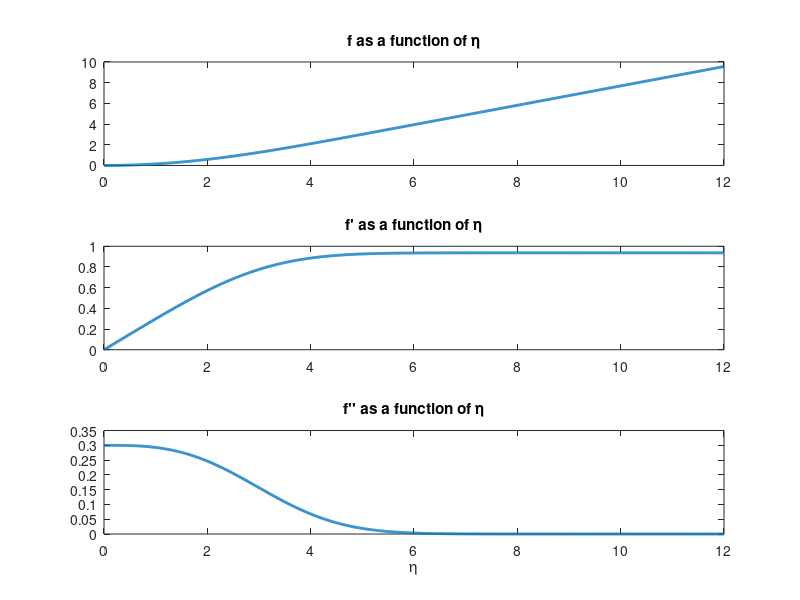

This chart was generated by the following MATLAB code:
% let , f'=g;
% f''=h;
% f'''=-0.5*f*h;


eta_max=12; %recommended in notes
N=1000; %let it be 1000
delta_eta=eta_max/(N-1); %from notes
l = 10; %length of the plate
mu=8.90*10^-4 ; %coefficient of viscosity
u_inf=20; %free stream velocity guess value

eta_values=0:delta_eta:eta_max; %for plotting
f = zeros(size(eta_values));
g = zeros(size(eta_values));
h = zeros(size(eta_values));

%boundary conditions
f(1)=0;
g(1)=0;
h(1)=0.3; %some random guess1 value 

%itration1
for i=1:N-1
    eta = eta_values(i);

    k1_f = g(i);
    k1_g = h(i);
    k1_h = -0.5 * f(i) * h(i);
    
    k2_f = g(i) + 0.5 * delta_eta * k1_h;
    k2_g = h(i) + 0.5 * delta_eta * k1_h;
    k2_h = -0.5 * (f(i) + 0.5 * delta_eta * k1_f) * (h(i) + 0.5 * delta_eta * k1_h);
    
    k3_f = g(i) + 0.5 * delta_eta * k2_h;
    k3_g = h(i) + 0.5 * delta_eta * k2_h;
    k3_h = -0.5 * (f(i) + 0.5 * delta_eta * k2_f) * (h(i) + 0.5 * delta_eta * k2_h);
    
    k4_f = g(i) + delta_eta * k3_h;
    k4_g = h(i) + delta_eta * k3_h;
    k4_h = -0.5 * (f(i) + delta_eta * k3_f) * (h(i) + delta_eta * k3_h);
    
    % Update values
    f(i+1) = f(i) + (delta_eta / 6) * (k1_f + 2*k2_f + 2*k3_f + k4_f);
    g(i+1) = g(i) + (delta_eta / 6) * (k1_g + 2*k2_g + 2*k3_g + k4_g);
    h(i+1) = h(i) + (delta_eta / 6) * (k1_h + 2*k2_h + 2*k3_h + k4_h);
end


P=g(N)-1;
epslon=10^-6;


% Plot f, f', and f'' as functions of η
figure;
subplot(3,1,1);
plot(eta_values, f,"LineWidth",2);
title('f as a function of η');
subplot(3,1,2);
plot(eta_values, g,"LineWidth",2);
title('f'' as a function of η');
subplot(3,1,3);
plot(eta_values, h,"LineWidth",2);
title('f'''' as a function of η');
xlabel('η');


%displacement thickness
function dt = disp_thic(x,g)
    d=1-g;
    c_delta = simpsons_integral(d,1,12,13);
    dt = x*c_delta/sqrt(reynolds(x));
return
end

%momentum thickness
function mt = momt_thic(x,g)
    d=g(1-g);
    c_delta = simpsons_integral(d,1,12,13);
    mt = x*c_delta/sqrt(reynolds(x));
return
end

%shape factor
function sf = shape_fac(x,g)
    d=1/g;
    c_delta = simpsons_integral(d,1,12,13);
    sf = x*c_delta/sqrt(reynolds(x));
return
end

%skin friction
function sk = skin_fric(x,g)
    sk = 2*g(1)/sqrt(reynolds(x));
return
end

%simpsons rule of integration
function in = simpsons_integral(y,low,high,steps)
    h = (low+high)/steps;
    % Initialize the sum for Simpson's rule
    integral_sum = y(low) + y(high); % Include the endpoints
    
    % Sum for even indices
    for i = 2:2:(steps-1)
        x_i = low + i * h;
        integral_sum = integral_sum + 4 * y(x_i);
    end
    
    % Sum for odd indices
    for i = 1:2:(steps-2)
        x_i = low + i * h;
        integral_sum = integral_sum + 2 * y(x_i);
    end

    in = (h/3)*integral_sum;
return
end
%reynolds number
function re = reynolds(x)
    if(x<=l)
        re = u_inf*x/mu;
    else
        error("x is greater than lenth of plate");
    end
return
end


